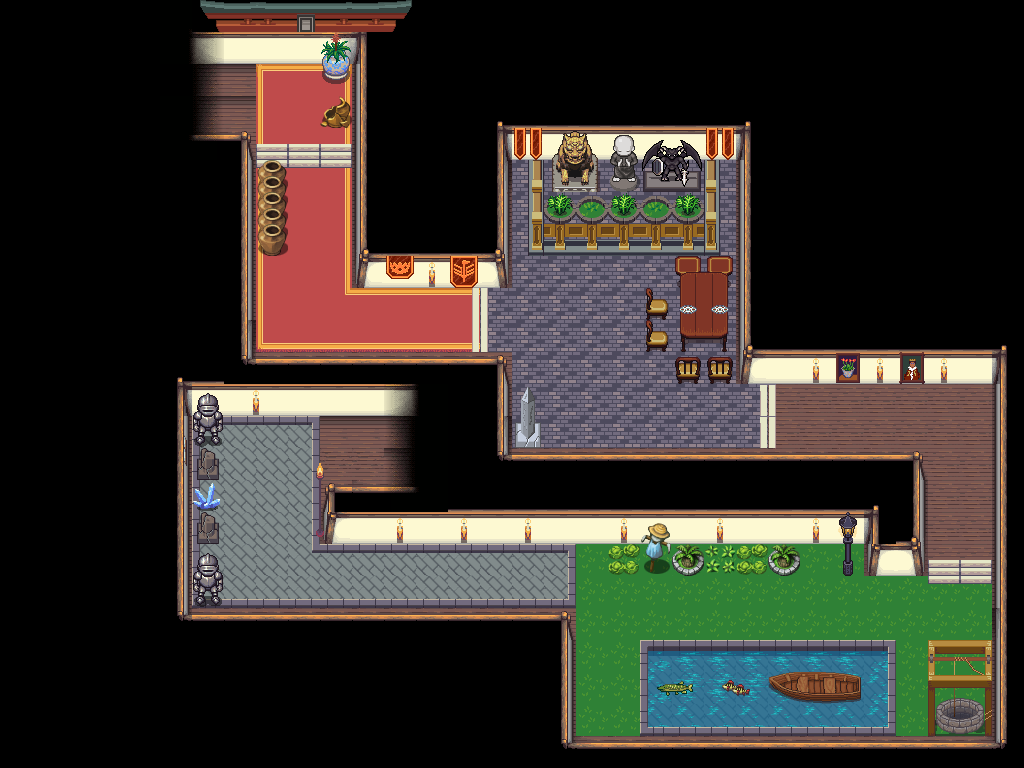

Rendered tile map (Tiled .tmx) drawn with the repository's tilesets; below, a short description and the map source with its tile grids summarised:
An orthogonal 32x24 tile map with 32x32 px tiles, 4 tile layers (suelo 4, suelo, paredes, extras), 8 tilesets.

<map version="1.2" tiledversion="1.2.3" orientation="orthogonal" renderorder="right-down" width="32" height="24" tilewidth="32" tileheight="32" infinite="0" nextlayerid="6" nextobjectid="1">
 <tileset firstgid="1" source="../resources_tsx/casa_madera.tsx" />
 <tileset firstgid="118" source="../resources_tsx/city_inside.tsx" />
 <tileset firstgid="502" source="../resources_tsx/build_atlas.tsx" />
 <tileset firstgid="1526" source="../resources_tsx/city_outside.tsx" />
 <tileset firstgid="1958" source="../resources_tsx/cavern_ruins.tsx" />
 <tileset firstgid="2342" source="../resources_tsx/house_inside.tsx" />
 <tileset firstgid="2566" source="../resources_tsx/market.tsx" />
 <tileset firstgid="2822" source="../resources_tsx/obj_misk_atlas.tsx" />
 <layer id="4" name="suelo 4" width="32" height="24">
  <data>[768 cells, 16 non-empty, 5 distinct tile ids]</data>
 </layer>
 <layer id="1" name="suelo" width="32" height="24">
  <data>[768 cells, 768 non-empty, 69 distinct tile ids]</data>
 </layer>
 <layer id="2" name="paredes" width="32" height="24">
  <data>[768 cells, 268 non-empty, 92 distinct tile ids]</data>
 </layer>
 <layer id="3" name="extras" width="32" height="24">
  <data>[768 cells, 56 non-empty, 30 distinct tile ids]</data>
 </layer>
</map>
